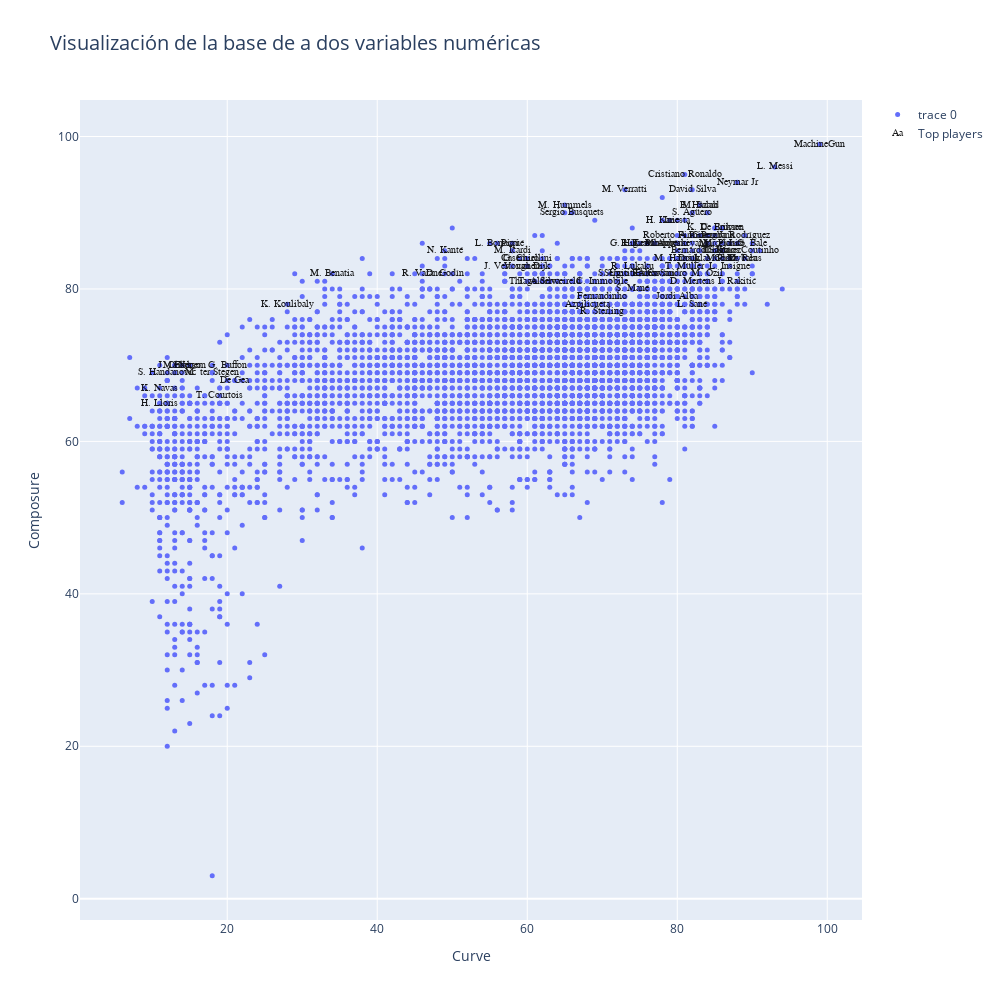

Notebook code for this chart:
### Markdown cell above
**Visualizamos los datos de a dos variables numéricas**

**Consigna de trabajo en grupo: buscar agrupamiento de datos usando las variables en skill_ratings de a pares**

### Code cell
data=[]
bool_crack=df_n["Overall"] > 85 #diferenciamos a los mejores jugadores

#Elejimos dos variables, para esto elejimos dos números entre 0 y  de n_skills-1
skill_1=skills_ratings[6]
skill_2=skills_ratings[25]



graf1 = go.Scatter(x=df_skills[skill_1], y=df_skills[skill_2],
                           mode='markers',
                        text=df_n.loc[:,'Club'], #'Height', 'Weight', 'Club', 'Age', 'Name','Position'
                           marker=dict(
                                size=5)
                           )

crack =go.Scatter(x=df_skills.loc[bool_crack,skill_1], y=df_skills.loc[bool_crack,skill_2],name='Top players',
                      text=df_n.loc[bool_crack,'Name'],
                      textfont=dict(family='sans serif',size=10,color='black'),
                      opacity=0.9,mode='text')

data=[graf1,crack]

layout = go.Layout(title="Visualización de la base de a dos variables numéricas",titlefont=dict(size=20),
                xaxis=dict(title=skill_1),
                yaxis=dict(title=skill_2),
                autosize=False, width=1000,height=1000)

fig = go.Figure(data=data, layout=layout)

iplot(fig)

### Figure 1 — Plotly figure (JSON) as saved in the notebook; plotly's stock layout.template omitted (floating-point values rounded to 4 significant figures; data arrays with more than 128 entries replaced by an {"elided": "..."} marker saying what was removed)
{"data": [{"marker": {"size": 5}, "mode": "markers", "text": {"elided": "4750 str values"}, "type": "scatter", "x": {"elided": "4750 int values"}, "y": {"elided": "4750 int values"}}, {"mode": "text", "name": "Top players", "opacity": 0.9, "text": ["L. Messi", "Cristiano Ronaldo", "Neymar Jr", "De Gea", "K. De Bruyne", "E. Hazard", "L. Modrić", "L. Suárez", "Sergio Ramos", "J. Oblak", "R. Lewandowski", "T. Kroos", "D. Godín", "David Silva", "N. Kanté", "P. Dybala", "H. Kane", "A. Griezmann", "M. ter Stegen", "T. Courtois", "Sergio Busquets", "E. Cavani", "M. Neuer", "S. Agüero", "G. Chiellini", "K. Mbappé", "M. Salah", "Casemiro", "J. Rodríguez", "L. Insigne", "Isco", "C. Eriksen", "Coutinho", "P. Aubameyang", "M. Hummels", "Marcelo", "G. Bale", "H. Lloris", "G. Higuaín", "Thiago Silva", "S. Handanovič", "G. Buffon", "S. Umtiti", "M. Icardi", "K. Koulibaly", "P. Pogba", "K. Navas", "R. Lukaku", "C. Immobile", "Jordi Alba", "D. Mertens", "J. Vertonghen", "M. Hamšík", "I. Rakitić", "Piqué", "L. Sané", "Bernardo Silva", "Ederson", "S. Mané", "V. van Dijk", "R. Sterling", "Roberto Firmino", "R. Varane", "M. Verratti", "Alex Sandro", "Douglas Costa", "T. Müller", "Thiago", "M. Reus", "Azpilicueta", "L. Bonucci", "T. Alderweireld", "M. Pjanić", "M. Benatia", "M. Özil", "Fernandinho", "Iniesta", "MachineGun"], "textfont": {"color": "black", "family": "sans serif", "size": 10}, "type": "scatter", "x": [93, 81, 88, 21, 85, 83, 85, 86, 74, 13, 77, 86, 49, 82, 49, 88, 78, 84, 18, 19, 66, 77, 14, 82, 60, 77, 83, 59, 89, 87, 88, 86, 91, 80, 65, 85, 90, 11, 74, 61, 12, 20, 72, 58, 28, 84, 11, 74, 70, 80, 82, 58, 80, 88, 58, 82, 83, 15, 74, 60, 70, 80, 46, 73, 78, 84, 81, 85, 89, 68, 56, 63, 86, 34, 84, 70, 80, 99], "y": [96, 95, 94, 68, 88, 91, 84, 85, 82, 70, 86, 85, 82, 93, 85, 84, 89, 87, 69, 66, 90, 82, 70, 90, 84, 86, 91, 84, 87, 83, 86, 88, 85, 86, 91, 86, 86, 65, 86, 81, 69, 70, 82, 85, 78, 87, 67, 83, 81, 79, 81, 83, 84, 81, 86, 78, 85, 70, 80, 83, 77, 87, 82, 93, 82, 84, 83, 85, 84, 78, 86, 81, 86, 82, 82, 79, 89, 99]}], "layout": {"autosize": false, "height": 1000, "title": {"font": {"size": 20}, "text": "Visualización de la base de a dos variables numéricas"}, "width": 1000, "xaxis": {"title": {"text": "Curve"}}, "yaxis": {"title": {"text": "Composure"}}}}
